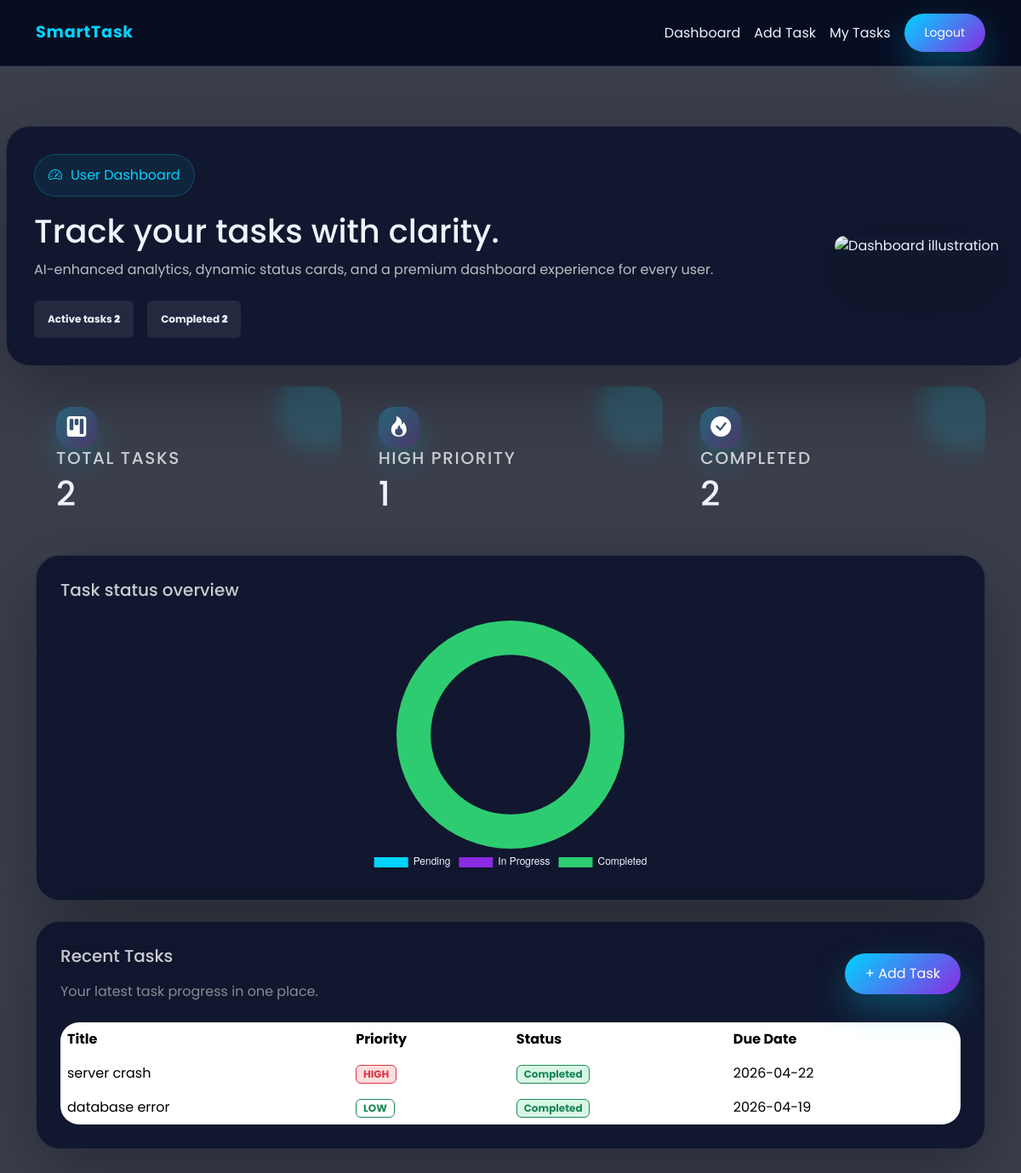
The app's page /user_dashboard (signed in), older data.
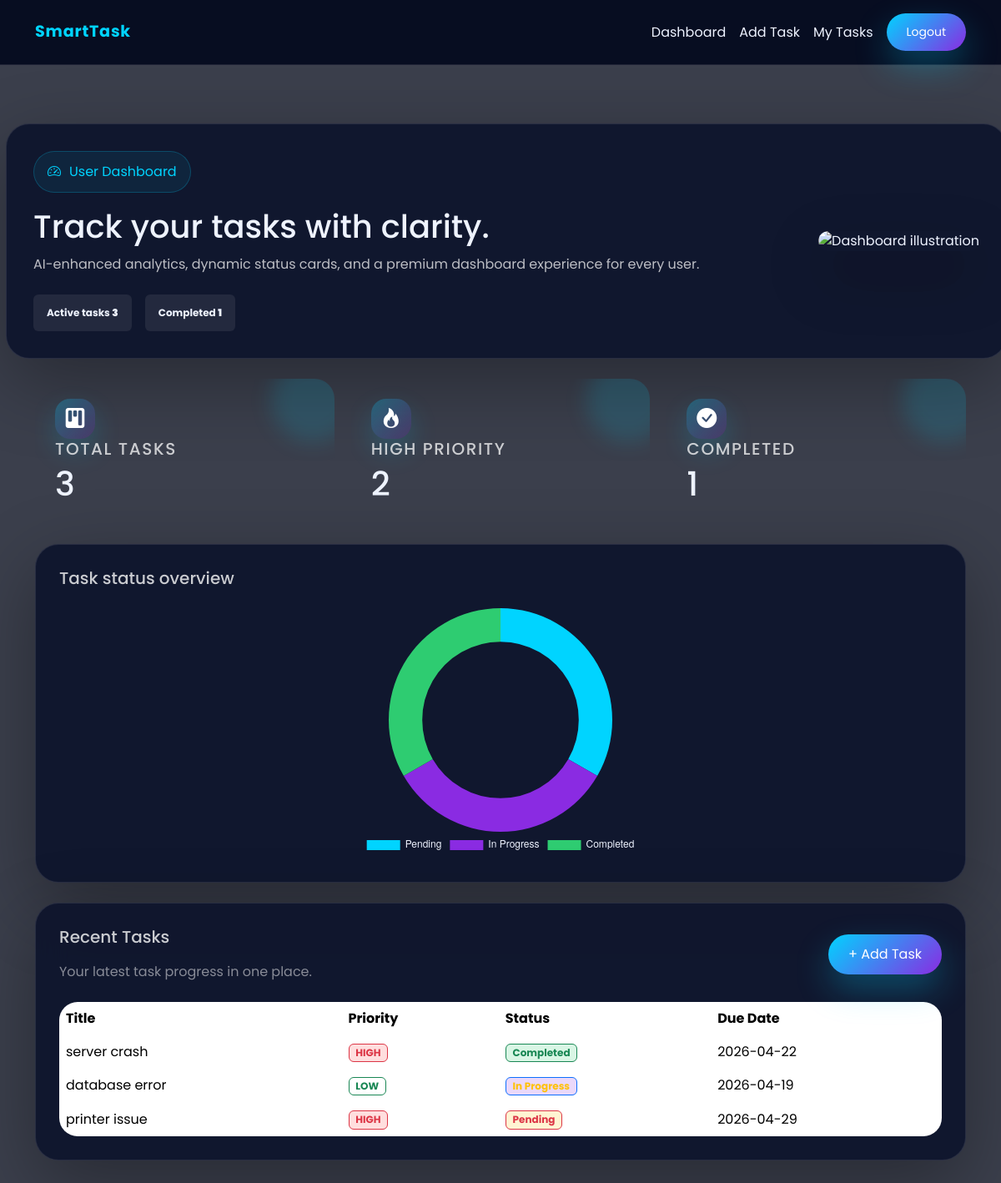
The same page, newer data.
### tables this page shows
CREATE TABLE tasks (
            id INTEGER PRIMARY KEY AUTOINCREMENT,
            title TEXT NOT NULL,
            description TEXT NOT NULL,
            status TEXT DEFAULT 'Pending',
            priority TEXT,
            due_date DATE,
            user_id INTEGER, category TEXT, file_path TEXT,
            FOREIGN KEY (user_id) REFERENCES users(id)

        );

### app.py (the view)
@app.route("/user_dashboard")
def user_dashboard():
    user_id = session.get('user_id')
    if 'user_id' not in session:
        return redirect(url_for("login"))
    conn = getdb()
    cursor = conn.cursor()
    cursor.execute("SELECT * FROM tasks WHERE user_id=?", (user_id,))
    tasks = cursor.fetchall()
    cursor.execute("SELECT COUNT(*) FROM tasks WHERE user_id=?", (user_id,))
    total = cursor.fetchone()[0]
    cursor.execute("SELECT COUNT(*) FROM tasks WHERE user_id=? AND status='Pending'", (user_id,))
    pending = cursor.fetchone()[0]
    cursor.execute("SELECT COUNT(*) FROM tasks WHERE user_id=? AND status='In Progress'", (user_id,))
    inprogress= cursor.fetchone()[0]
    cursor.execute("SELECT COUNT(*) FROM tasks WHERE user_id=? AND status='Completed'", (user_id,))
    completed= cursor.fetchone()[0]
    cursor.execute("SELECT COUNT(*) FROM tasks WHERE user_id=? AND priority='HIGH'", (user_id,))
    high_priority = cursor.fetchone()[0]
    conn.close()
    session['viewing_dashboard'] = True
    return render_template("user_dashboard.html",alltasks=tasks,total_tasks=total,pending_tasks=pending,inprogresstas=inprogress,high=high_priority,completed=completed)

### app.py (called while the page is built)
@app.after_request
def set_cache_headers(response):
    if response.status_code in [301, 302, 303, 307, 308]:
        response.headers['Cache-Control'] = 'no-store, no-cache, must-revalidate, max-age=0'
        response.headers['Pragma'] = 'no-cache'
        response.headers['Expires'] = '0'
    elif request.endpoint and request.endpoint in ['login', 'register', 'logout', 'user_dashboard', 'admin_dashboard']:
        response.headers['Cache-Control'] = 'no-store, no-cache, must-revalidate, max-age=0, private'
        response.headers['Pragma'] = 'no-cache'
        response.headers['Expires'] = '0'
    elif request.method == 'POST':
        response.headers['Cache-Control'] = 'no-store, no-cache, must-revalidate, max-age=0'
        response.headers['Pragma'] = 'no-cache'
        response.headers['Expires'] = '0'
    return response

def getdb():
    conn = sqlite3.connect(DB_PATH)
    return conn

### templates/user_dashboard.html (shortened to what the changed rows need)
<!DOCTYPE html>
<html lang="en">
<head>
    <link href="https://cdn.jsdelivr.net/npm/bootstrap@5.3.2/dist/css/bootstrap.min.css" rel="stylesheet">
    <link href="https://cdn.jsdelivr.net/npm/bootstrap-icons/font/bootstrap-icons.css" rel="stylesheet">
</head>
<body>
    <div class="app-shell">
        <main class="container py-5" style="padding-top:120px;">
            <section class="hero">
                <div class="hero-card">
                    <div>
                        <h1>Track your tasks with clarity.</h1>
                        <div class="mt-4 d-flex flex-wrap gap-3">
                            <span class="badge badge-primary p-3" style="background:rgba(255,255,255,0.08); color:#eef3ff;">Active tasks <strong>{{ total_tasks or 0 }}</strong></span>
                            <span class="badge badge-secondary p-3" style="background:rgba(255,255,255,0.08); color:#eef3ff;">Completed <strong>{{ completed or 0 }}</strong></span>
                        </div>
                    </div>
                </div>
            </section>
            <section class="stats-grid">
                <div class="stat-card">
                    <div class="icon-sm"><i class="bi bi-kanban-fill fs-4"></i></div>
                    <h5>Total Tasks</h5>
                    <h2>{{ total_tasks or 0 }}</h2>
                </div>
                <div class="stat-card">
                    <div class="icon-sm"><i class="bi bi-fire fs-4"></i></div>
                    <h5>High Priority</h5>
                    <h2>{{ high or 0 }}</h2>
                </div>
                <div class="stat-card">
                    <div class="icon-sm"><i class="bi bi-check-circle-fill fs-4"></i></div>
                    <h5>Completed</h5>
                    <h2>{{ completed or 0 }}</h2>
                </div>
            </section>
            <section class="chart-card">
                <div class="chart-container mt-4"><canvas id="statusChart"></canvas></div>
            </section>
            <section class="table-card">
                {% if alltasks %}
                <div class="table-responsive">
                    <table class="table table-borderless align-middle mb-0">
                        <thead><tr><th>Title</th><th>Priority</th><th>Status</th><th>Due Date</th></tr></thead>
                        <tbody>
                            {% for task in alltasks %}
                            <tr>
                                <td>{{ task[1] }}</td>
                                <td><span class="badge border {% if task[4] in ['HIGH','High'] %}border-danger badge-high text-danger{% elif task[4] in ['MEDIUM','Medium'] %}border-warning badge-medium text-warning{% else %}border-success badge-low text-success{% endif %}">{{ task[4] }}</span></td>
                                <td><span class="badge border {% if task[3] == 'Completed' %}border-success badge-completed text-success{% elif task[3] == 'In Progress' %}border-primary badge-progress text-warning{% else %}border-danger badge-pending text-danger{% endif %}">{{ task[3] }}</span></td>
                                <td>{{ task[5] }}</td>
                            </tr>
                            {% endfor %}
                        </tbody>
                    </table>
                </div>
                {% endif %}
            </section>
        </main>
    </div>
    <script>
        const ctx = document.getElementById('statusChart');
        const pending = {{ pending_tasks | default(0) }};
        const inProgress = {{ inprogresstas | default(0) }};
        const completed = {{ completed | default(0) }};
        new Chart(ctx, { type:'doughnut', data:{ labels:['Pending','In Progress','Completed'], datasets:[{ data:[pending,inProgress,completed], backgroundColor:['#00d4ff','#8a2be2','#2ecc71'], hoverOffset:8, borderWidth:0 }] }, options:{ responsive:true, maintainAspectRatio:false, cutout:'70%', plugins:{ legend:{ position:'bottom', labels:{ color:'#eef3ff' } } } } });
        history.pushState(null, null, window.location.href);
        window.addEventListener('popstate', ()=>window.location.href='/login');
    </script>
</body>
</html>

Row changes from the older to the newer data that the page shows:
changed tasks "database error": status "Completed" → "In Progress"
added tasks: title "printer issue", priority "HIGH", status "Pending", due_date "2026-04-29"
Text that changed along with them:
{{ total_tasks or 0 }}: "2" → "3"
{{ completed or 0 }}: "2" → "1"
{{ high or 0 }}: "1" → "2"
chart data {{ pending_tasks | default(0) }}: 0 → 1
chart data {{ inprogresstas | default(0) }}: 0 → 1
chart data {{ completed | default(0) }}: 2 → 1
